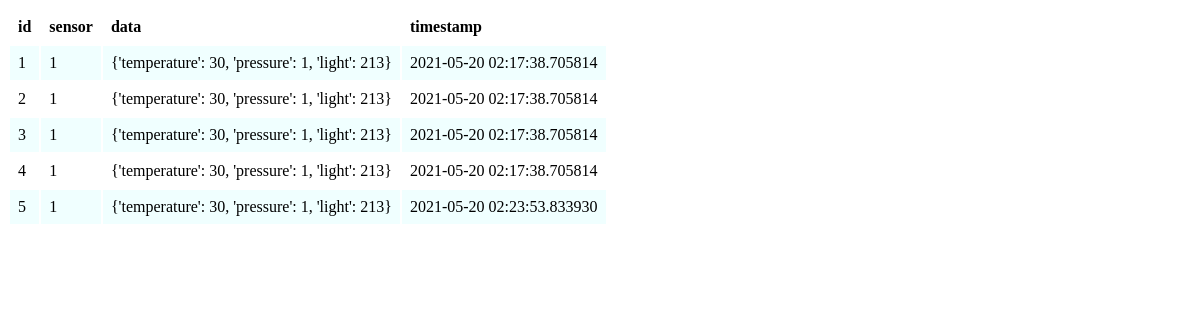
Page /data on the earlier database version.
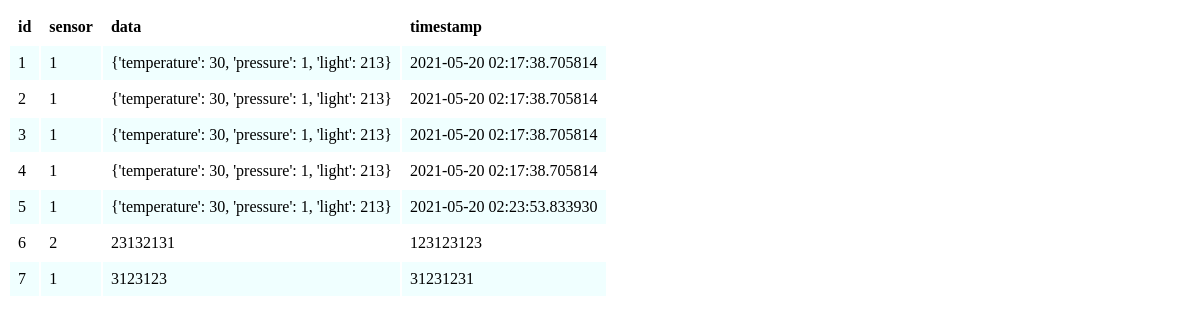
Same page on the later database version.
### database.py (models this page shows)
class BaseModel(peewee.Model):
    class Meta:
        database=db

class SensorData(BaseModel):
    sensor = peewee.ForeignKeyField(RealSensors)
    data = peewee.TextField(default=None)
    timestamp = peewee.DateTimeField(default=datetime.now())

### app.py (the view, shortened to what this page needs)
@app.route('/data', methods=['GET', 'POST', 'DELETE'])
def data():
    if request.method == 'GET':
        headers = ("id", "sensor", "data", "timestamp")
        sensorsData = cataloguer.consultData()
        return render_template("table.html", headings=headers, data=sensorsData)

### cataloguer.py (called while the page is built)
    def consultData(self):
        try:
            print("[Cataloguer] Consultando Dados")
            data = SensorData.select()
            return data
        except:
            print("[Cataloguer] Erro no processo de consulta dos dados")
            return -1

### templates/table.html (shortened to what this page needs)
<!DOCTYPE html>
<html lang="en">
    <head>
        <link rel="stylesheet" href="/static/table.css" />
    </head>
    <body>
        <table calss="table">
            <tr class="table__header">
                {% for header in headings %}
                <th class="table__cell">{{ header }}</th>
                {% endfor %}
            </tr>
            {% for row in data.dicts() %}
            <tr class="table__row">
                {% for cell in row %}
                <td class="table__cell">{{ row[cell] }}</td>
                {% endfor %}
            </tr>
            {% endfor %}
        </table>
    </body>
</html>

### static/table.css (style rules this page uses)
.table__row:nth-child(even) { background-color:azure; }
.table__header { text-align: left; }
.table__cell { padding: 8px; }

Differences in the rows shown:
added SensorData: id "6" "2" "23132131" "123123123"
added SensorData: id "7" "1" "3123123" "31231231"
